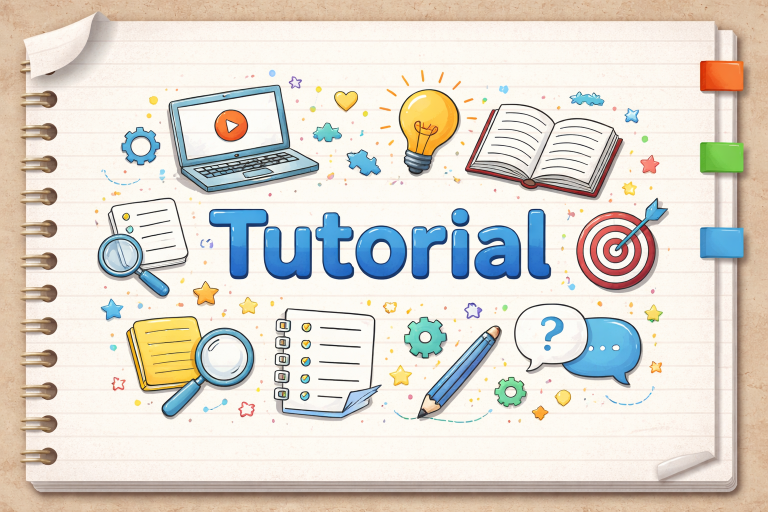
#> input picture src/mdx-tutorial.png, 1536 x 1024 px (shown at 1/2 size)
$ python stitch.py ../../src/mdx-tutorial.png ../../src/mdx-tutorial.png out.png
#> lines starting #> are read from the running program, lines starting #| are printed output that depends on the picture; after the words box and inside, x2 and y2 are one past the last pixel; in counts of white or black regions, pixels touching at a corner belong together
#> further down, a is the input picture: shape (1024, 1536, 3); mean B, G, R 205.8, 215.3, 220.9
#!/usr/bin/env python3
"""Stitch two overlapping photos into a panorama, from scratch.

Companion code for the "Stitch Happens" tutorial:
Harris corners -> ANMS -> patch descriptors -> ratio-test matching
-> RANSAC + DLT homography -> inverse warp -> feather blend.

Usage:  python3 stitch.py left.jpg right.jpg panorama.jpg
Needs:  pip install numpy opencv-python
"""
import sys
import numpy as np
import cv2


def harris_corners(gray):
    """All local maxima of the Harris response, strongest first."""
    R = cv2.cornerHarris(gray, blockSize=2, ksize=3, k=0.04)
    is_peak = (R == cv2.dilate(R, None)) & (R > 1e-4 * R.max())
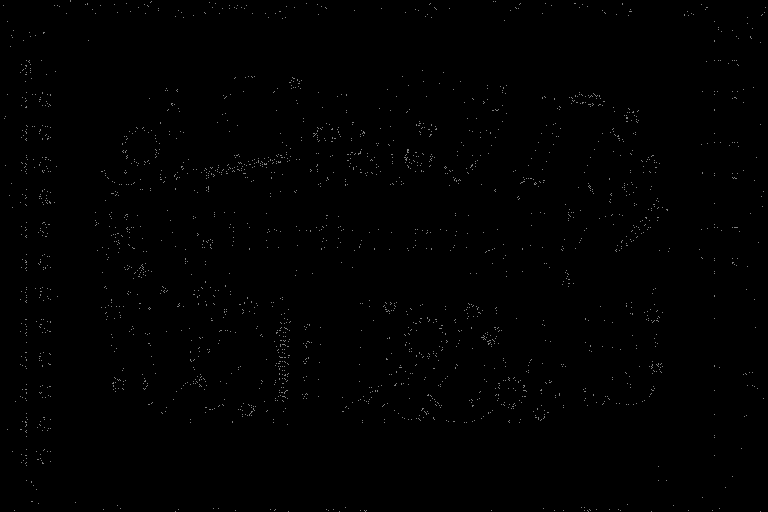
#> is_peak: shape (1024, 1536) bool (shown at 1/2 size); 0.19% white in thin lines or dots
    ys, xs = np.nonzero(is_peak)
#> ys = 2934 values from 0 to 1023; xs = 2934 values, max 1530 at index 45, min 7 at index 31, mean 691.4
    order = np.argsort(-R[ys, xs])
#> order = 2934 values, max 2933 at index 2624, min 0 at index 2806, mean 1466.5
    return np.column_stack([xs, ys])[order].astype(np.float64), R[ys, xs][order]


def anms(pts, scores, num_keep=500, c_robust=0.9, cap=1200):
    """Adaptive Non-Maximal Suppression: keep strong AND well-spread corners."""
#> called with pts = array of shape (2934, 2), scores = array of shape (2934,), num_keep = 500, c_robust = 0.9, cap = 1200
    pts, scores = pts[:cap], scores[:cap]
#> pts = 1200 pairs, first value 42 to 1464, second value 15 to 916; scores = 1200 values, max 243816768 at index 0, min 1378982.6 at index 1199, mean 22726068
    d2 = ((pts[:, None, :] - pts[None, :, :]) ** 2).sum(axis=2)
    stronger = scores[None, :] * c_robust > scores[:, None]
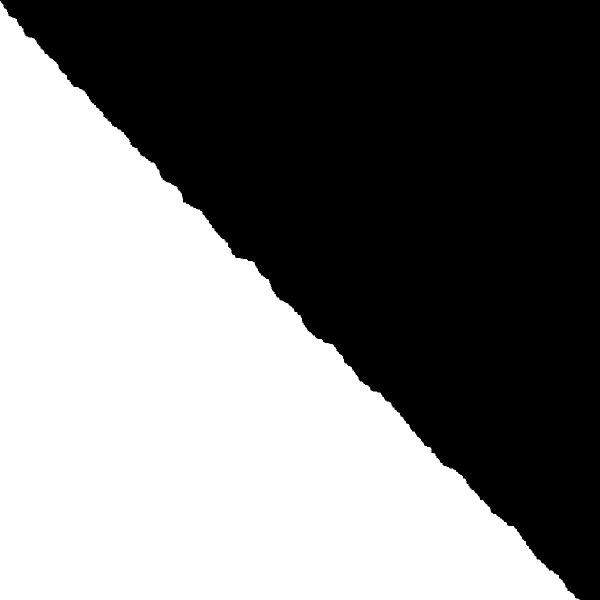
#> stronger: shape (1200, 1200) bool (shown at 1/2 size); 47.6% white; 1 white region, box (x1, y1, x2, y2) and area: (0, 2, 1159, 1200) 685323
    radius = np.sqrt(np.where(stronger, d2, np.inf).min(axis=1))
    radius[0] = np.inf
    return pts[np.argsort(-radius)[:num_keep]]


def make_descriptors(gray, pts, patch=40, out=8):
    """Blurred, subsampled, normalized patches: simple exposure-proof fingerprints."""
#> called with pts = array of shape (500, 2), patch = 40, out = 8
    blurred = cv2.GaussianBlur(gray, (0, 0), 2.5)
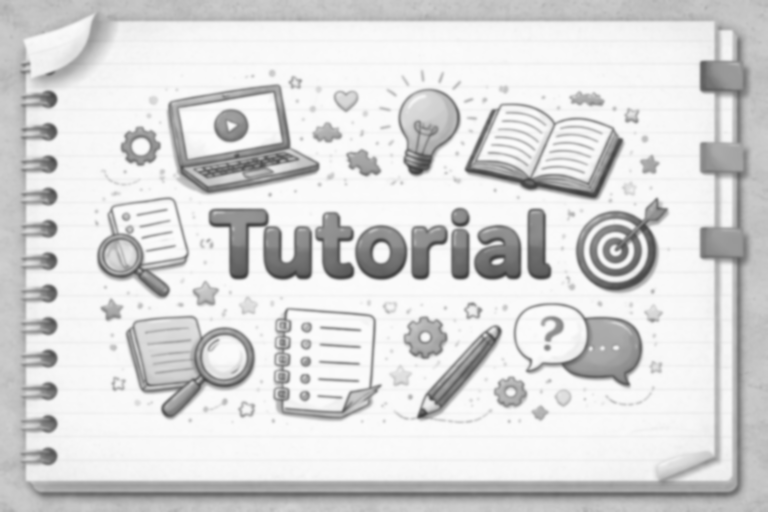
#> blurred: shape (1024, 1536) float32 (shown at 1/2 size); min 62.58, max 252.7, mean 215.9
    h, w = gray.shape
#> h = 1024; w = 1536
    descs, kept = [], []
    for x, y in pts.astype(int):
        if not (patch // 2 <= x < w - patch // 2 and patch // 2 <= y < h - patch // 2):
            continue
        p = blurred[y - patch // 2:y + patch // 2, x - patch // 2:x + patch // 2]
        p = cv2.resize(p, (out, out), interpolation=cv2.INTER_AREA).ravel()
        descs.append((p - p.mean()) / (p.std() + 1e-8))
        kept.append((x, y))
#> this loop made 500 passes
#> (x, y) on passes 1 to 3: (438, 680), (719, 728), (1225, 258)
#> pass 1, in make_descriptors, `p = blurred[y - patch // 2:y + patch // 2, x - patch // 2:x + patch //..`:
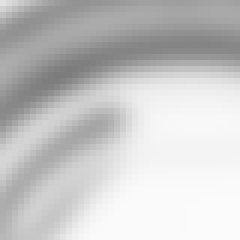
#> p: shape (40, 40) float32 (shown 6 times larger); min 124.1, max 251.4, mean 199.8
#> after the loop, descs = 498 items; kept = 498 pairs, first value 44 to 1464, second value 65 to 916
    return np.float32(descs), np.float64(kept)


def match(D1, D2, kp1, kp2, ratio_thr=0.8):
    """Nearest-neighbour matching with Lowe's ratio test."""
    d2 = (D1 ** 2).sum(1)[:, None] + (D2 ** 2).sum(1)[None, :] - 2 * D1 @ D2.T
    nn = np.argsort(d2, axis=1)[:, :2]
    idx = np.arange(len(D1))
    ratio = np.sqrt(np.maximum(d2[idx, nn[:, 0]], 0) /
                    np.maximum(d2[idx, nn[:, 1]], 1e-12))
    keep = ratio < ratio_thr
    return kp1[keep], kp2[nn[keep, 0]]


def apply_h(H, pts):
    """Apply homography H to Nx2 points (homogeneous divide included)."""
    p = np.column_stack([pts, np.ones(len(pts))]) @ H.T
    return p[:, :2] / p[:, 2:3]


def dlt_homography(src, dst):
    """Direct Linear Transform with Hartley normalization: dst ~ H @ src."""
    def norm_T(p):
        m = p.mean(0)
        s = np.sqrt(2) / (np.linalg.norm(p - m, axis=1).mean() + 1e-12)
        return np.array([[s, 0, -s * m[0]], [0, s, -s * m[1]], [0, 0, 1]])
    Ts, Td = norm_T(src), norm_T(dst)
    s = apply_h(Ts, src)
    d = apply_h(Td, dst)
    A = []
    for (x, y), (u, v) in zip(s, d):
        A.append([-x, -y, -1, 0, 0, 0, u * x, u * y, u])
        A.append([0, 0, 0, -x, -y, -1, v * x, v * y, v])
    _, _, Vt = np.linalg.svd(np.array(A))
    H = np.linalg.inv(Td) @ Vt[-1].reshape(3, 3) @ Ts
    return H / H[2, 2]


def ransac_homography(src, dst, iters=600, thr=4.0, rng=None):
    """Robustly fit dst ~ H @ src by random 4-point consensus voting."""
    rng = rng or np.random.default_rng(7)
    best_mask = None
    for _ in range(iters):
        pick = rng.choice(len(src), 4, replace=False)
        try:
            H = dlt_homography(src[pick], dst[pick])
        except np.linalg.LinAlgError:
            continue
        # a degenerate sample (e.g. 3 collinear points) can send points to
        # infinity — ignore the numpy warnings and drop non-finite errors
        with np.errstate(divide="ignore", invalid="ignore"):
            err = np.linalg.norm(apply_h(H, src) - dst, axis=1)
        mask = np.isfinite(err) & (err < thr)
        if best_mask is None or mask.sum() > best_mask.sum():
            best_mask = mask
    return dlt_homography(src[best_mask], dst[best_mask]), best_mask


def stitch(im1, im2):
    """Warp im2 into im1's frame with a RANSAC homography, feather-blend both."""
    g1 = cv2.cvtColor(im1, cv2.COLOR_BGR2GRAY).astype(np.float32)
    g2 = cv2.cvtColor(im2, cv2.COLOR_BGR2GRAY).astype(np.float32)

    D1, kp1 = make_descriptors(g1, anms(*harris_corners(g1)))
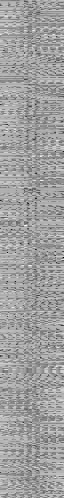
#> D1: shape (498, 64) float32; min -6.34, max 3.76, mean 2.43e-08; drawn with min black and max white
#> kp1 has the same summary as kept in make_descriptors
    D2, kp2 = make_descriptors(g2, anms(*harris_corners(g2)))
#> the loop in make_descriptors (call 2), `for x, y in pts.astype(int):` made 500 passes
#> kp2 has the same summary as kept in make_descriptors
    p1, p2 = match(D1, D2, kp1, kp2)
#> in match, `d2 = (D1 ** 2).sum(1)[:, None] + (D2 ** 2).sum(1)[None, :] - 2 * D1 @ ..`:
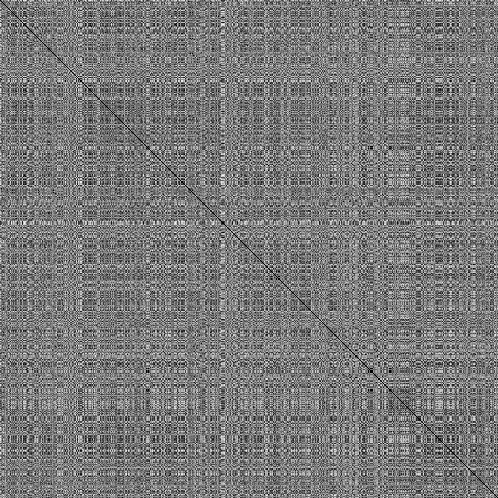
#> d2: shape (498, 498) float32; min -3.05e-05, max 252.6, mean 121.2; drawn with min black and max white
#> in match, `nn = np.argsort(d2, axis=1)[:, :2]`: nn = 498 pairs, first value 0 to 497, second value 1 to 497
#> in match, `idx = np.arange(len(D1))`: idx = 498 values from 0 to 497
#> in match, `ratio = np.sqrt(np.maximum(d2[idx, nn[:, 0]], 0) / np.maximum(d2[idx, ..`: ratio = 498 values, max 0.00589 at index 16, min 0 at index 1, mean 0.000514
#> p1 has the same summary as kept in make_descriptors; p2 has the same summary as kept in make_descriptors
    print(f"matches: {len(p1)}")
#| matches: 498
    H, inliers = ransac_homography(p2, p1)
#> the loop in ransac_homography, `for _ in range(iters):` made 600 passes
#> (pick, Td in dlt_homography) on passes 1 to 3: ([467, 310, 446, 340], [[0.00385, 0, -3.04], [0, 0.00385, -2.42], [0, 0, 1]]), ([27, 111, 149, 141], [[0.00497, 0, -4.35], [0, 0.00497, -3.13], [0, 0, 1]]), ([396, 65, 407, 247], [[0.00377, 0, -3.94], [0, 0.00377, -1.38], [0, 0, 1]])
    print(f"RANSAC inliers: {inliers.sum()} / {len(p1)}")
#| RANSAC inliers: 498 / 498

    h1, w1 = im1.shape[:2]
    h2, w2 = im2.shape[:2]
    corners2 = apply_h(H, np.float64([[0, 0], [w2, 0], [w2, h2], [0, h2]]))
    allc = np.vstack([corners2, [[0, 0], [w1, 0], [w1, h1], [0, h1]]])
    x0, y0 = np.floor(allc.min(0)).astype(int)
    x1, y1 = np.ceil(allc.max(0)).astype(int)
    T = np.array([[1, 0, -x0], [0, 1, -y0], [0, 0, 1.0]])

    size = (x1 - x0, y1 - y0)
    warped2 = cv2.warpPerspective(im2, T @ H, size)
    mask2 = cv2.warpPerspective(np.full((h2, w2), 255, np.uint8), T @ H, size)
#> mask2: shape (1026, 1538); 99.7% white; black in thin lines or dots
    canvas1 = np.zeros_like(warped2)
    canvas1[-y0:-y0 + h1, -x0:-x0 + w1] = im1
    mask1 = np.zeros(size[::-1], np.uint8)
    mask1[-y0:-y0 + h1, -x0:-x0 + w1] = 255

    w1f = cv2.distanceTransform((mask1 > 0).astype(np.uint8), cv2.DIST_L2, 5)
    w2f = cv2.distanceTransform((mask2 > 0).astype(np.uint8), cv2.DIST_L2, 5)
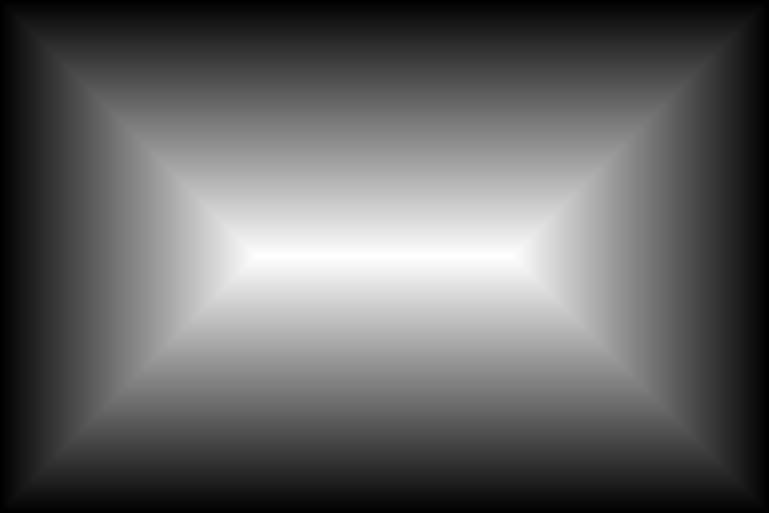
#> w2f: shape (1026, 1538) float32 (shown at 1/2 size); min 0, max 512, mean 199; drawn with min black and max white
    total = np.maximum(w1f + w2f, 1e-6)
    pano = (canvas1 * (w1f / total)[..., None] +
            warped2 * (w2f / total)[..., None])
    return np.clip(pano, 0, 255).astype(np.uint8)


if __name__ == "__main__":
    if len(sys.argv) != 4:
        sys.exit(__doc__)
    a, b = cv2.imread(sys.argv[1]), cv2.imread(sys.argv[2])
    assert a is not None and b is not None, "could not read the input images"
    cv2.imwrite(sys.argv[3], stitch(a, b))
    print(f"wrote {sys.argv[3]} — stitch happened.")
